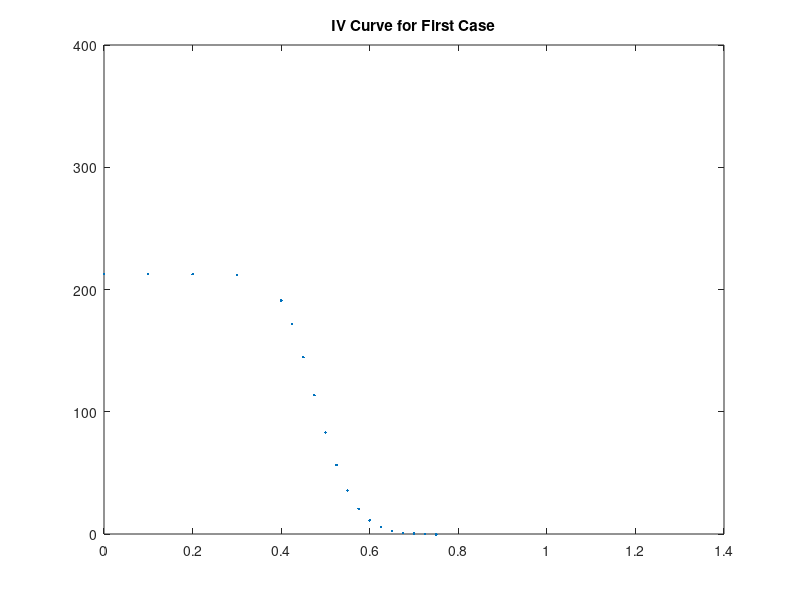
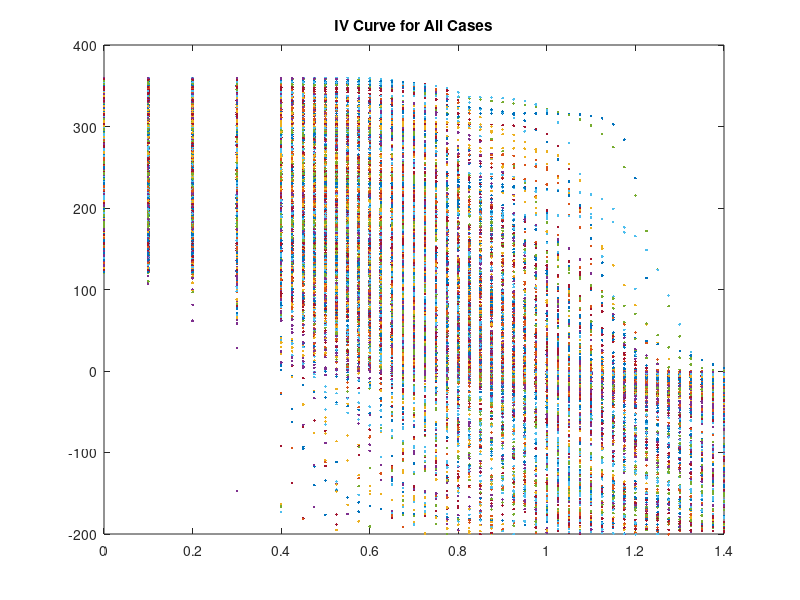
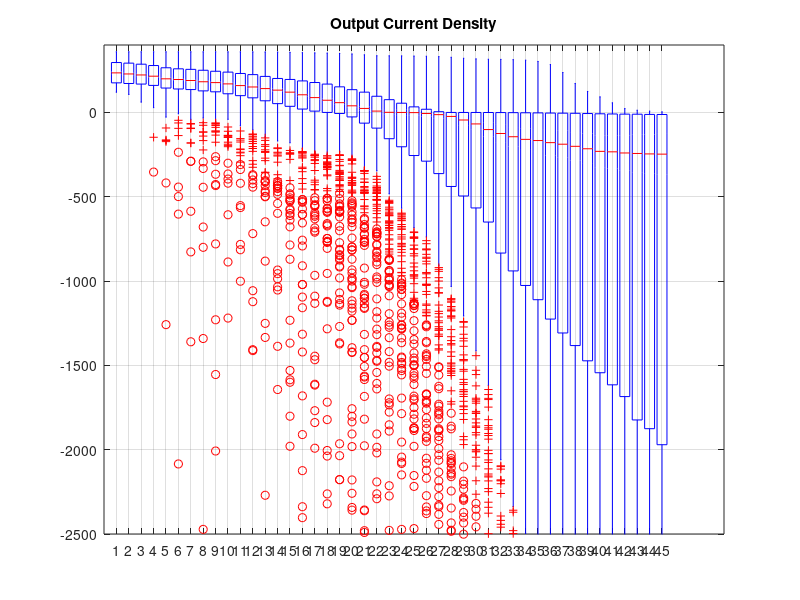
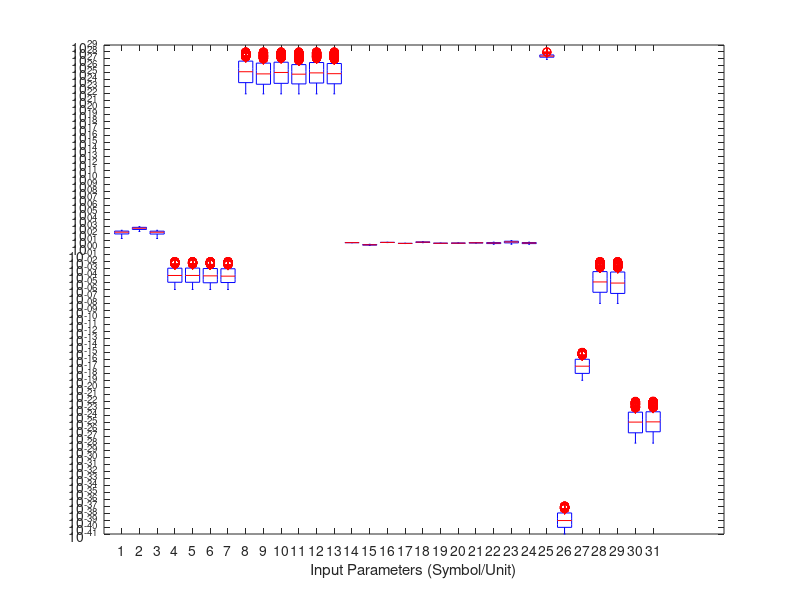

MATLAB code to generate these figures, in order: (Note: this script raises an error after producing the figures.)
%%------------------------------------------------------------------------
% Code to load and postprocess raw data from COMSOL simulations of a
% single-junction perovskite solar cell. See Zhao Xinhai's PhD thesis for
% more details on the generation of the data.

%% PREPROCESSING
clear
format long
close all
clc
set(0,'DefaultFigureWindowStyle','docked') 
%% LOAD DATA

% Load input and output data from the text files
Output = load('iV_m.txt'); % output in the form of current density, A/m^2
Input = load('LHS_parameters_m.txt'); % 31 input parameters

% see MATLAB file for COMSOL sweep that defines the applied voltage range
Va = [0:0.1:0.4,0.425:0.025:1.4]; % applied voltage, V;

N = length(Output); % number of cases


%% iV-curve for the first case
figure(1)
plot(Va,Output(1,:),'.')
ylim([0 400])
title('IV Curve for First Case')


%% iV-curves for all cases
figure(2)
% We visualise the raw data
for i=1:N
    plot(Va,Output(i,:),'.')
    hold on
end
ylim([-200 400])
title('IV Curve for All Cases')


%% Output current density
figure(3)
boxplot(Output)
ylim([-2500 400])
grid on
title('Output Current Density')


%% Input data
figure(4)
boxplot(Input)
set(gca, 'YScale', 'log');
% Typesetting: labels for the inputs
xlabel("Input Parameters (Symbol/Unit)")
% labels = {'\textit{$l^{\mathrm{H}}$}(nm)', '\textit{$l^{\mathrm{P}}$}(nm)', '\textit{$l^{\mathrm{E}}$}(nm)', ... % Layer thickness of H, P, E
%           '$\mu^{\mathrm{H}}_{h}$($\mathrm{m^{2}V^{-1}s^{-1}})$', '$\mu^{\mathrm{P}}_{h}$($\mathrm{m^{2}V^{-1}s^{-1}})$', ... % Hole mobility in H, P
%           '$\mu^{\mathrm{P}}_{e}$($\mathrm{m^{2}V^{-1}s^{-1}})$', '$\mu^{\mathrm{E}}_{e}$($\mathrm{m^{2}V^{-1}s^{-1}})$', ... % Electron mobility in P, E
%           '\textit{$N^{\mathrm{H}}_{v}$}($\mathrm{m^{-3}})$', '\textit{$N^{\mathrm{H}}_{c}$}($\mathrm{m^{-3}})$', ... % Valence and Conduction band density of state in H
%           '\textit{$N^{\mathrm{E}}_{v}$}($\mathrm{m^{-3}})$', '\textit{$N^{\mathrm{E}}_{c}$}($\mathrm{m^{-3}})$', ... % Valence and Conduction band density of state in E
%           '\textit{$N^{\mathrm{P}}_{v}$}($\mathrm{m^{-3}})$', '\textit{$N^{\mathrm{P}}_{c}$}($\mathrm{m^{-3}})$', ... % Valence and Conduction band density of state in P
%           '$\chi^{\mathrm{H}}_{h}$(eV)', '$\chi^{\mathrm{H}}_{e}$(eV)', ... % Hole ionization potential and Electron affinity in H
%           '$\chi^{\mathrm{P}}_{h}$(eV)', '$\chi^{\mathrm{P}}_{e}$(eV)', ... % Hole ionization potential and Electron affinity in P
%           '$\chi^{\mathrm{E}}_{h}$(eV)', '$\chi^{\mathrm{E}}_{e}$(eV)', ... % Hole ionization potential and Electron affinity in E
%           '\textit{$W_{\mathrm{B}}$}(eV)', '\textit{$W_{\mathrm{F}}$}(eV)', ... % Work function of B and F
%           '$\varepsilon^{\mathrm{H}}$', '$\varepsilon^{\mathrm{P}}$', '$\varepsilon^{\mathrm{E}}$', ... % Relative permitivity in H, P, E
%           '\textit{$G_{\mathrm{avg}}$}($\mathrm{m^{-3}s^{-1}}$)', ... % Average charge carrier generation rate in P
%           '\textit{$A_{(e, h)}$}($\mathrm{m^{6}s^{-1}}$)', ... % Auger recombination coefficient in P
%           '\textit{$B_{\mathrm{rad}}$}($\mathrm{m^{3}s^{-1}}$)', ... % Radiative recombination coefficient in P
%           '$\tau_{e}$(s)', '$\tau_{h}$(s)', ... Electron and Hole lifetime in P
%           '$\nu_{\mathrm{II}}$($\mathrm{m^{4}s^{-1}}$)', '$\nu_{\mathrm{III}}$($\mathrm{m^{4}s^{-1}}$)', ... % Interface recombination velocity at II and III
%           '$\mathrm{{V}_{a}}$($\mathrm{V}$)'}; % Applied Voltage
labels = {'\textit{$l^{\mathrm{H}}$}(nm)', '\textit{$l^{\mathrm{P}}$}(nm)', '\textit{$l^{\mathrm{E}}$}(nm)', ... % Layer thickness of H, P, E
          '$\mu^{\mathrm{H}}_{h}$($\mathrm{m^{2}\cdot V^{-1}\cdot s^{-1}})$', '$\mu^{\mathrm{P}}_{h}$($\mathrm{m^{2}\cdot V^{-1}\cdot s^{-1}})$', ... % Hole mobility in H, P
          '$\mu^{\mathrm{P}}_{e}$($\mathrm{m^{2}\cdot V^{-1}\cdot s^{-1}})$', '$\mu^{\mathrm{E}}_{e}$($\mathrm{m^{2}\cdot V^{-1}\cdot s^{-1}})$', ... % Electron mobility in P, E
          '\textit{$N^{\mathrm{H}}_{v}$}($\mathrm{m^{-3}})$', '\textit{$N^{\mathrm{H}}_{c}$}($\mathrm{m^{-3}})$', ... % Valence and Conduction band density of state in H
          '\textit{$N^{\mathrm{E}}_{v}$}($\mathrm{m^{-3}})$', '\textit{$N^{\mathrm{E}}_{c}$}($\mathrm{m^{-3}})$', ... % Valence and Conduction band density of state in E
          '\textit{$N^{\mathrm{P}}_{v}$}($\mathrm{m^{-3}})$', '\textit{$N^{\mathrm{P}}_{c}$}($\mathrm{m^{-3}})$', ... % Valence and Conduction band density of state in P
          '$\chi^{\mathrm{H}}_{h}$(eV)', '$\chi^{\mathrm{H}}_{e}$(eV)', ... % Hole ionization potential and Electron affinity in H
          '$\chi^{\mathrm{P}}_{h}$(eV)', '$\chi^{\mathrm{P}}_{e}$(eV)', ... % Hole ionization potential and Electron affinity in P
          '$\chi^{\mathrm{E}}_{h}$(eV)', '$\chi^{\mathrm{E}}_{e}$(eV)', ... % Hole ionization potential and Electron affinity in E
          '\textit{$W_{\mathrm{B}}$}(eV)', '\textit{$W_{\mathrm{F}}$}(eV)', ... % Work function of B and F
          '$\varepsilon^{\mathrm{H}}$', '$\varepsilon^{\mathrm{P}}$', '$\varepsilon^{\mathrm{E}}$', ... % Relative permittivity in H, P, E
          '\textit{$G_{\mathrm{avg}}$}($\mathrm{m^{-3}\cdot s^{-1}}$)', ... % Average charge carrier generation rate in P
          '\textit{$A_{(e, h)}$}($\mathrm{m^{6}\cdot s^{-1}}$)', ... % Auger recombination coefficient in P
          '\textit{$B_{\mathrm{rad}}$}($\mathrm{m^{3}\cdot s^{-1}}$)', ... % Radiative recombination coefficient in P
          '$\tau_{e}$(s)', '$\tau_{h}$(s)', ... % Electron and Hole lifetime in P
          '$\nu_{\mathrm{II}}$($\mathrm{m^{4}\cdot s^{-1}}$)', '$\nu_{\mathrm{III}}$($\mathrm{m^{4}\cdot s^{-1}}$)', ... % Interface recombination velocity at II and III
          '$\mathrm{{V}_{a}}$($\mathrm{V}$)'}; % Applied Voltage
ax = gca; % Get current axes
ax.XTick = 1:31; % Ensure there are 32 ticks
set(gca,'TickLabelInterpreter','latex'); 
ax.XTickLabel= labels; % Assign labels
%set(gca,'fontsize',15)
title('Range of Input Parameters')
grid on;

%% Mean, Min, and Max Current Density
figure(5)
curr_den_mean = mean(Output);
curr_den_max = max(Output);
curr_den_min = min(Output);
plot(Va, curr_den_mean, 'LineWidth', 2)
hold on
plot(Va, curr_den_min, 'LineWidth', 2)
plot(Va, curr_den_max, 'LineWidth', 2)
hold off
% ylim([-2500 400])
ylim([-400 400])
legend(["Mean", "Min", "Max"], 'Location', 'best')
grid on
title('Mean, Minimum, and Maximum J-V Curves')

%% Input data - Split boxplot into subplots for multiple figures

% Figure configurarions
% Font
set(0, 'DefaultAxesFontName', 'Times New Roman'); % Set font to Times New Roman
set(0, 'DefaultTextFontName', 'Times New Roman'); % Set font for text
set(0, 'DefaultAxesFontSize', 10); % Font size for axes labels and ticks
set(0, 'DefaultTextFontSize', 10); % Font size for text labels

% Figure size
set(0, 'DefaultFigureUnits', 'centimeters');
set(0, 'DefaultFigurePosition', [2, 2, 2.3, 3]); % [x, y, width, height]

% % Set line width and marker size for better visibility (optional)
set(0, 'DefaultLineLineWidth', 1.5); % Line thickness
set(0, 'DefaultLineMarkerSize', 8); % Marker size

% Grid and box settings
set(0, 'DefaultAxesBox', 'on'); % Box around axes
set(0, 'DefaultAxesGridLineStyle', '-'); % Grid line style

%% Set up parameter groups
groups = {1:3, 4:7, 8:13, 14:24, 25, 26, 27, 28:29, 30:31};

% Define the grouping of figures
figureGroups = {
    [1, 2],      % Figure 1: Group 1 and Group 2
    [3, 4],      % Figure 2: Group 3 and Group 4
    [5, 6, 7],   % Figure 3: Group 5, 6, and 7
    [8, 9]       % Figure 4: Group 8 and Group 9
};

% Loop through each figure group
for figIdx = 1:length(figureGroups)
    % Create a new figure
    figure; 
    
    % Determine the groups for the current figure
    currGroups = figureGroups{figIdx};
    
    % Determine number of rows and columns for subplots in this figure
    numGroups = length(currGroups);
    rows = 1;  % Adjust the number of rows (3 columns for example)
    if figIdx == 3
        cols = 3;  % Number of columns in the subplot grid for Figure 3
    else
        cols = 2;  % Number of columns in the subplot grid for other figures
    end

    % Loop through each group in the current figure and plot subplots
    for i = 1:numGroups
        % Create a subplot for the current group
        subplot(rows, cols, i);
        
        % Select the columns of input data for the current group
        groupData = Input(:, groups{currGroups(i)});
        
        % Plot the boxplot for the current group
        boxplot(groupData)
        set(gca, 'YScale', 'log');
        
        % Set x-tick labels corresponding to the current group
        labelsGroup = labels(groups{currGroups(i)});
        ax = gca; % Get current axes
        ax.XTick = 1:length(groups{currGroups(i)}); % Ensure correct number of ticks
        set(gca, 'TickLabelInterpreter', 'latex'); 
        ax.XTickLabel = labelsGroup; % Assign labels for the group 
        grid on;

        

    end
    saveas(gcf, ['Figure_' num2str(figIdx) '.png']);
end

%% Set up parameter groups
groups = {1:3, 4:7, 8:13, 14:19, 20:21, 22:24, 25, 26, 27, 28:29, 30:31};
titles = {"Layer Thicknesses", ...
    "Charge Carrier Mobilities", ...
    "Band Densities of State", ...
    "Hole Ionization Potentials and Electron Affinities", ...
    "Work Function of Electrodes", ...
    "Relative Permittivities", ...
    "Average Charge Carrier Generation Rate", ...
    "Auger Recombination Coefficient", ...
    "Radiative Recombination Coefficient", ...
    "Charge Carrier Lifetimes in AL", ...
    "Interface Recombination Velocities"}

% Initialize figure counter
figureCounter = 1;

% Loop through each group
for i = 7:9
    % Create a new figure for the group
    figure;
    if i == 7 || i == 8 || i == 9
        subplot(2, 3, 1);
    end
    
    % Select the columns of input data for the current group
    groupData = Input(:, groups{i});
    
    % Plot the boxplot for the current group
    boxplot(groupData);
    set(gca, 'YScale', 'log');
    
    % Set x-tick labels corresponding to the current group
    labelsGroup = labels(groups{i});
    ax = gca; % Get current axes
    ax.XTick = 1:length(groups{i}); % Ensure correct number of ticks
    set(gca, 'TickLabelInterpreter', 'latex');
    ax.XTickLabel = labelsGroup; % Assign labels for the group
    grid on;
    
    % Add a title to the figure
    title(titles(i), 'Interpreter', 'latex');
    
    % Save the figure
    saveas(gcf, ['Group_' num2str(figureCounter) '.png']);
    
    % Increment the figure counter
    figureCounter = figureCounter + 1;
end

%% Input data - Split boxplot into multiple figures

% Set up parameter groups
groups = {1:3, 4:7, 8:13, 14:24, 25, 26, 27, 28:29, 30:31};

% Create a separate figure for each group
for i = 7:8
    figure; 
    
    % Select the columns of input data for the current group
    groupData = Input(:, groups{i});
    
    % Plot the boxplot for the current group
    boxplot(groupData)
    set(gca, 'YScale', 'log');
    
    % Set x-tick labels corresponding to the current group
    xlabel("Input Parameters (Symbol/Unit)")
    labelsGroup = labels(groups{i});
    ax = gca; % Get current axes
    ax.XTick = 1:length(groups{i}); % Ensure correct number of ticks
    set(gca, 'TickLabelInterpreter', 'latex'); 
    ax.XTickLabel = labelsGroup; % Assign labels for the group
    
    % Title for each figure
    title(['Range of Input Parameters (Group ' num2str(i) ')'])
    grid on;
end